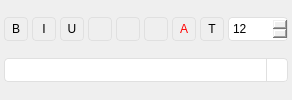
        <widget class="QWidget" name="pageText">
         <layout class="QVBoxLayout" name="verticalLayoutText">
          <property name="spacing">
           <number>4</number>
          </property>
          <property name="leftMargin">
           <number>4</number>
          </property>
          <property name="topMargin">
           <number>4</number>
          </property>
          <property name="rightMargin">
           <number>4</number>
          </property>
          <property name="bottomMargin">
           <number>4</number>
          </property>
          <item>
           <layout class="QHBoxLayout" name="horizontalLayoutText">
            <property name="spacing">
             <number>4</number>
            </property>
            <item>
             <widget class="QPushButton" name="btnBold">
              <property name="minimumSize">
               <size>
                <width>24</width>
                <height>24</height>
               </size>
              </property>
              <property name="maximumSize">
               <size>
                <width>24</width>
                <height>24</height>
               </size>
              </property>
              <property name="toolTip">
               <string>Bold</string>
              </property>
              <property name="styleSheet">
               <string notr="true">QPushButton {
                border: 1px solid #E0E0E0;
                border-radius: 4px;
               }
               QPushButton:hover {
                background-color: #E0E0E0;
               }</string>
              </property>
              <property name="text">
               <string>B</string>
              </property>
             </widget>
            </item>
            <item>
             <widget class="QPushButton" name="btnItalic">
              <property name="minimumSize">
               <size>
                <width>24</width>
                <height>24</height>
               </size>
              </property>
              <property name="maximumSize">
               <size>
                <width>24</width>
                <height>24</height>
               </size>
              </property>
              <property name="toolTip">
               <string>Italic</string>
              </property>
              <property name="styleSheet">
               <string notr="true">QPushButton {
                border: 1px solid #E0E0E0;
                border-radius: 4px;
               }
               QPushButton:hover {
                background-color: #E0E0E0;
               }</string>
              </property>
              <property name="text">
               <string>I</string>
              </property>
             </widget>
            </item>
            <item>
             <widget class="QPushButton" name="btnUnderline">
              <property name="minimumSize">
               <size>
                <width>24</width>
                <height>24</height>
               </size>
              </property>
              <property name="maximumSize">
               <size>
                <width>24</width>
                <height>24</height>
               </size>
              </property>
              <property name="toolTip">
               <string>Underline</string>
              </property>
              <property name="styleSheet">
               <string notr="true">QPushButton {
                border: 1px solid #E0E0E0;
                border-radius: 4px;
               }
               QPushButton:hover {
                background-color: #E0E0E0;
               }</string>
              </property>
              <property name="text">
               <string>U</string>
              </property>
             </widget>
            </item>
            <item>
             <widget class="QPushButton" name="btnAlignLeft">
              <property name="minimumSize">
               <size>
                <width>24</width>
                <height>24</height>
               </size>
              </property>
              <property name="maximumSize">
               <size>
                <width>24</width>
                <height>24</height>
               </size>
              </property>
              <property name="toolTip">
               <string>Align Left</string>
              </property>
              <property name="styleSheet">
               <string notr="true">QPushButton {
                border: 1px solid #E0E0E0;
                border-radius: 4px;
               }
               QPushButton:hover {
                background-color: #E0E0E0;
               }</string>
              </property>
              <property name="text">
               <string/>
              </property>
              <property name="icon">
               <iconset>
                <normaloff>:/newPrefix/align-left.png</normaloff>:/newPrefix/align-left.png</iconset>
              </property>
              <property name="iconSize">
               <size>
                <width>16</width>
                <height>16</height>
               </size>
              </property>
             </widget>
            </item>
            <item>
             <widget class="QPushButton" name="btnAlignCenter">
              <property name="minimumSize">
               <size>
                <width>24</width>
                <height>24</height>
               </size>
              </property>
              <property name="maximumSize">
               <size>
                <width>24</width>
                <height>24</height>
               </size>
              </property>
              <property name="toolTip">
               <string>Align Center</string>
              </property>
              <property name="styleSheet">
               <string notr="true">QPushButton {
                border: 1px solid #E0E0E0;
                border-radius: 4px;
               }
               QPushButton:hover {
                background-color: #E0E0E0;
               }</string>
              </property>
              <property name="text">
               <string/>
              </property>
              <property name="icon">
               <iconset>
                <normaloff>:/newPrefix/format.png</normaloff>:/newPrefix/format.png</iconset>
              </property>
              <property name="iconSize">
               <size>
                <width>16</width>
                <height>16</height>
               </size>
              </property>
             </widget>
            </item>
            <item>
             <widget class="QPushButton" name="btnAlignRight">
              <property name="minimumSize">
               <size>
                <width>24</width>
                <height>24</height>
               </size>
              </property>
              <property name="maximumSize">
               <size>
                <width>24</width>
                <height>24</height>
               </size>
              </property>
              <property name="toolTip">
               <string>Align Right</string>
              </property>
              <property name="styleSheet">
               <string notr="true">QPushButton {
                border: 1px solid #E0E0E0;
                border-radius: 4px;
               }
               QPushButton:hover {
                background-color: #E0E0E0;
               }</string>
              </property>
              <property name="text">
               <string/>
              </property>
              <property name="icon">
               <iconset>
                <normaloff>:/newPrefix/align-right.png</normaloff>:/newPrefix/align-right.png</iconset>
              </property>
              <property name="iconSize">
               <size>
                <width>16</width>
                <height>16</height>
               </size>
              </property>
             </widget>
            </item>
            <item>
             <widget class="QPushButton" name="btnTextColor">
              <property name="minimumSize">
               <size>
                <width>24</width>
                <height>24</height>
               </size>
              </property>
              <property name="maximumSize">
               <size>
                <width>24</width>
                <height>24</height>
               </size>
              </property>
              <property name="toolTip">
               <string>Text Color</string>
              </property>
              <property name="styleSheet">
               <string notr="true">QPushButton {
                border: 1px solid #E0E0E0;
                border-radius: 4px;
                color: #FF0000;
               }
               QPushButton:hover {
                background-color: #E0E0E0;
               }</string>
              </property>
              <property name="text">
               <string>A</string>
              </property>
             </widget>
            </item>
            <item>
             <widget class="QPushButton" name="btnAddText">
              <property name="minimumSize">
               <size>
                <width>24</width>
                <height>24</height>
               </size>
              </property>
              <property name="maximumSize">
               <size>
                <width>24</width>
                <height>24</height>
               </size>
              </property>
              <property name="toolTip">
               <string>Add Text</string>
              </property>
              <property name="styleSheet">
               <string notr="true">QPushButton {
                border: 1px solid #E0E0E0;
                border-radius: 4px;
               }
               QPushButton:hover {
                background-color: #E0E0E0;
               }</string>
              </property>
              <property name="text">
               <string>T</string>
              </property>
             </widget>
            </item>
            <item>
             <widget class="QSpinBox" name="fontSizeSpinBox">
              <property name="minimumSize">
               <size>
                <width>60</width>
                <height>24</height>
               </size>
              </property>
              <property name="maximumSize">
               <size>
                <width>60</width>
                <height>24</height>
               </size>
              </property>
              <property name="toolTip">
               <string>Font Size</string>
              </property>
              <property name="styleSheet">
               <string notr="true">QSpinBox {
                border: 1px solid #E0E0E0;
                border-radius: 4px;
                padding: 2px;
               }
               QSpinBox:hover {
                background-color: #E0E0E0;
               }</string>
              </property>
              <property name="minimum">
               <number>8</number>
              </property>
              <property name="maximum">
               <number>72</number>
              </property>
              <property name="value">
               <number>12</number>
              </property>
             </widget>
            </item>
           </layout>
          </item>
          <item>
           <widget class="QComboBox" name="fontComboBox">
            <property name="minimumSize">
             <size>
              <width>150</width>
              <height>24</height>
             </size>
            </property>
            <property name="styleSheet">
             <string notr="true">QComboBox {
              border: 1px solid #E0E0E0;
              border-radius: 4px;
              padding: 2px;
             }
             QComboBox:hover {
              background-color: #E0E0E0;
             }
             QComboBox::drop-down {
              width: 20px;
              border-left: 1px solid #E0E0E0;
             }
             QComboBox QAbstractItemView {
              border: 1px solid #E0E0E0;
              background-color: #FFFFFF;
              selection-background-color: #2196F3;
             }</string>
            </property>
            <property name="editable">
             <bool>true</bool>
            </property>
            <property name="placeholderText" stdset="0">
             <string>Search fonts...</string>
            </property>
            <item>
             <property name="text">
              <string>Arial</string>
             </property>
            </item>
            <item>
             <property name="text">
              <string>Times New Roman</string>
             </property>
            </item>
            <item>
             <property name="text">
              <string>Helvetica</string>
             </property>
            </item>
            <item>
             <property name="text">
              <string>Comic Sans MS</string>
             </property>
            </item>
            <item>
             <property name="text">
              <string>Calibri</string>
             </property>
            </item>
           </widget>
          </item>
         </layout>
        </widget>
